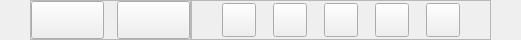
<?xml version="1.0" encoding="UTF-8"?>
<ui version="4.0">
 <class>Qpid::CallControlPanel</class>
 <widget class="QWidget" name="Qpid::CallControlPanel">
  <property name="geometry">
   <rect>
    <x>0</x>
    <y>0</y>
    <width>521</width>
    <height>40</height>
   </rect>
  </property>
  <property name="minimumSize">
   <size>
    <width>0</width>
    <height>40</height>
   </size>
  </property>
  <property name="windowTitle">
   <string>Voice Easy</string>
  </property>
  <property name="styleSheet">
   <string notr="true">#frameContainer {
	border-image: url(:/images/ui/call_control_panel.png);
}

#frameContainer QAbstractButton {
	min-height: 32px;
	min-width: 32px;
	max-height: 32px;
	max-width: 32px;
}

#pushButtonMute {
	border-image: url(:/images/ui/call_menu_mute.png);
}

#pushButtonMute:checked {
	border-image: url(:/images/ui/call_menu_muted.png);
}

#pushButtonSpeaker {
	border-image: url(:/images/ui/call_menu_speaker.png);
}

#pushButtonDialpad {
	border-image: url(:/images/ui/call_menu_dialpad.png);
}

#pushButtonHangup {
	border-image: url(:/images/ui/call_menu_hangup.png);
}

#pushButtonSignal {
	border-image: url(:/images/ui/call_menu_quality.png);
}

#frameCallinPanel QPushButton {
	min-width: 71px;
	min-height: 36px;
}

#pushButtonAnswer {
	border-image: url(:/images/ui/incoming_answer.png);
}

#pushButtonReject {
	border-image: url(:/images/ui/incoming_decline.png);
}</string>
  </property>
  <layout class="QHBoxLayout" name="horizontalLayout_2">
   <property name="spacing">
    <number>0</number>
   </property>
   <property name="margin">
    <number>0</number>
   </property>
   <item>
    <spacer name="horizontalSpacer">
     <property name="orientation">
      <enum>Qt::Horizontal</enum>
     </property>
     <property name="sizeHint" stdset="0">
      <size>
       <width>141</width>
       <height>20</height>
      </size>
     </property>
    </spacer>
   </item>
   <item>
    <widget class="QFrame" name="frameCallinPanel">
     <property name="minimumSize">
      <size>
       <width>0</width>
       <height>0</height>
      </size>
     </property>
     <property name="frameShape">
      <enum>QFrame::StyledPanel</enum>
     </property>
     <property name="frameShadow">
      <enum>QFrame::Raised</enum>
     </property>
     <layout class="QHBoxLayout" name="horizontalLayout_3">
      <property name="spacing">
       <number>13</number>
      </property>
      <property name="margin">
       <number>0</number>
      </property>
      <item>
       <widget class="QPushButton" name="pushButtonAnswer">
        <property name="focusPolicy">
         <enum>Qt::NoFocus</enum>
        </property>
        <property name="text">
         <string/>
        </property>
       </widget>
      </item>
      <item>
       <widget class="QPushButton" name="pushButtonReject">
        <property name="focusPolicy">
         <enum>Qt::NoFocus</enum>
        </property>
        <property name="text">
         <string/>
        </property>
       </widget>
      </item>
     </layout>
    </widget>
   </item>
   <item>
    <widget class="QFrame" name="frameContainer">
     <property name="frameShape">
      <enum>QFrame::StyledPanel</enum>
     </property>
     <property name="frameShadow">
      <enum>QFrame::Raised</enum>
     </property>
     <layout class="QHBoxLayout" name="horizontalLayout">
      <property name="spacing">
       <number>17</number>
      </property>
      <property name="leftMargin">
       <number>30</number>
      </property>
      <property name="topMargin">
       <number>0</number>
      </property>
      <property name="rightMargin">
       <number>30</number>
      </property>
      <property name="bottomMargin">
       <number>0</number>
      </property>
      <item>
       <widget class="QPushButton" name="pushButtonMute">
        <property name="focusPolicy">
         <enum>Qt::NoFocus</enum>
        </property>
        <property name="text">
         <string/>
        </property>
        <property name="checkable">
         <bool>true</bool>
        </property>
       </widget>
      </item>
      <item>
       <widget class="Qpid::PopupButton" name="pushButtonSpeaker">
        <property name="focusPolicy">
         <enum>Qt::NoFocus</enum>
        </property>
        <property name="text">
         <string/>
        </property>
        <property name="checkable">
         <bool>true</bool>
        </property>
       </widget>
      </item>
      <item>
       <widget class="Qpid::PopupButton" name="pushButtonDialpad">
        <property name="focusPolicy">
         <enum>Qt::NoFocus</enum>
        </property>
        <property name="text">
         <string/>
        </property>
       </widget>
      </item>
      <item>
       <widget class="QPushButton" name="pushButtonHangup">
        <property name="focusPolicy">
         <enum>Qt::NoFocus</enum>
        </property>
        <property name="text">
         <string/>
        </property>
       </widget>
      </item>
      <item>
       <widget class="QPushButton" name="pushButtonSignal">
        <property name="focusPolicy">
         <enum>Qt::NoFocus</enum>
        </property>
        <property name="text">
         <string/>
        </property>
       </widget>
      </item>
     </layout>
    </widget>
   </item>
   <item>
    <spacer name="horizontalSpacer_2">
     <property name="orientation">
      <enum>Qt::Horizontal</enum>
     </property>
     <property name="sizeHint" stdset="0">
      <size>
       <width>140</width>
       <height>20</height>
      </size>
     </property>
    </spacer>
   </item>
  </layout>
 </widget>
 <customwidgets>
  <customwidget>
   <class>Qpid::PopupButton</class>
   <extends>QPushButton</extends>
   <header>popupbutton.h</header>
  </customwidget>
 </customwidgets>
 <resources>
  <include location="phone.qrc"/>
 </resources>
 <connections/>
</ui>
